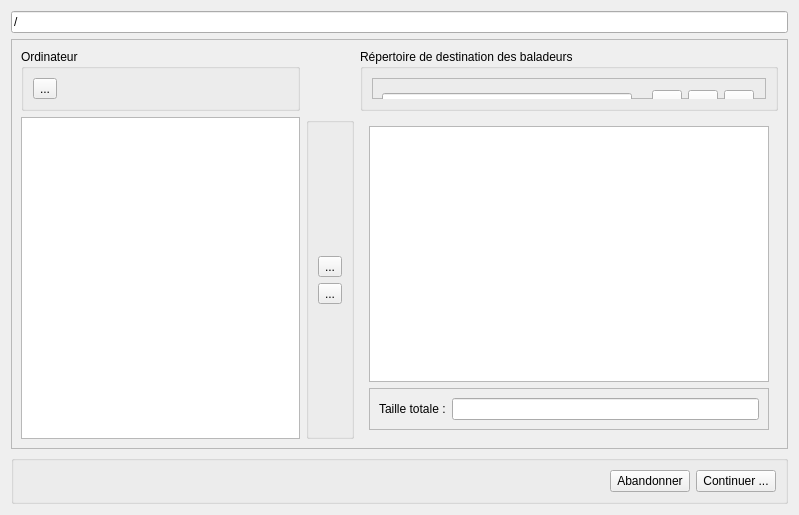
<?xml version="1.0" encoding="UTF-8"?>
<ui version="4.0">
 <class>Dialog</class>
 <widget class="QDialog" name="Dialog">
  <property name="geometry">
   <rect>
    <x>0</x>
    <y>0</y>
    <width>799</width>
    <height>515</height>
   </rect>
  </property>
  <property name="windowTitle">
   <string>Choix des fichiers à copier</string>
  </property>
  <property name="windowIcon">
   <iconset>
    <normaloff>images/scolasync.png</normaloff>images/scolasync.png</iconset>
  </property>
  <layout class="QVBoxLayout" name="verticalLayout_2">
   <item>
    <widget class="QLineEdit" name="lineEdit">
     <property name="text">
      <string>/</string>
     </property>
     <property name="readOnly">
      <bool>true</bool>
     </property>
    </widget>
   </item>
   <item>
    <widget class="QFrame" name="frame">
     <property name="frameShape">
      <enum>QFrame::StyledPanel</enum>
     </property>
     <property name="frameShadow">
      <enum>QFrame::Raised</enum>
     </property>
     <layout class="QGridLayout" name="gridLayout">
      <item row="0" column="0">
       <widget class="QGroupBox" name="groupBox_4">
        <property name="title">
         <string>Ordinateur</string>
        </property>
        <layout class="QVBoxLayout" name="verticalLayout">
         <item>
          <widget class="QToolButton" name="toolButton">
           <property name="toolTip">
            <string>Disque dur</string>
           </property>
           <property name="statusTip">
            <string>Disque dur</string>
           </property>
           <property name="text">
            <string>...</string>
           </property>
           <property name="icon">
            <iconset>
             <normaloff>images/icons32/devices/system.png</normaloff>images/icons32/devices/system.png</iconset>
           </property>
           <property name="iconSize">
            <size>
             <width>48</width>
             <height>48</height>
            </size>
           </property>
          </widget>
         </item>
        </layout>
       </widget>
      </item>
      <item row="0" column="1">
       <widget class="QLabel" name="label_2">
        <property name="text">
         <string/>
        </property>
       </widget>
      </item>
      <item row="0" column="2">
       <widget class="QGroupBox" name="groupBox_3">
        <property name="title">
         <string>Répertoire de destination des baladeurs</string>
        </property>
        <layout class="QHBoxLayout" name="horizontalLayout_4">
         <item>
          <widget class="QFrame" name="frame_3">
           <property name="frameShape">
            <enum>QFrame::StyledPanel</enum>
           </property>
           <property name="frameShadow">
            <enum>QFrame::Raised</enum>
           </property>
           <widget class="QLineEdit" name="travailEdit">
            <property name="geometry">
             <rect>
              <x>10</x>
              <y>15</y>
              <width>250</width>
              <height>25</height>
             </rect>
            </property>
            <property name="minimumSize">
             <size>
              <width>250</width>
              <height>0</height>
             </size>
            </property>
            <property name="acceptDrops">
             <bool>false</bool>
            </property>
            <property name="toolTip">
             <string>Répertoire de destination sur les baladeurs,&lt;br&gt;peut être modifié dans les préférences</string>
            </property>
            <property name="statusTip">
             <string>Répertoire de destination sur les baladeurs,&lt;br&gt;peut être modifié dans les préférences</string>
            </property>
            <property name="readOnly">
             <bool>false</bool>
            </property>
           </widget>
           <widget class="QToolButton" name="toolButton_2">
            <property name="geometry">
             <rect>
              <x>280</x>
              <y>12</y>
              <width>30</width>
              <height>32</height>
             </rect>
            </property>
            <property name="toolTip">
             <string>Baladeur</string>
            </property>
            <property name="statusTip">
             <string>Baladeur</string>
            </property>
            <property name="text">
             <string>...</string>
            </property>
            <property name="icon">
             <iconset>
              <normaloff>images/icons16/devices/multimedia-player.png</normaloff>images/icons16/devices/multimedia-player.png</iconset>
            </property>
           </widget>
           <widget class="QToolButton" name="toolButton_3">
            <property name="geometry">
             <rect>
              <x>316</x>
              <y>12</y>
              <width>30</width>
              <height>32</height>
             </rect>
            </property>
            <property name="toolTip">
             <string>Disque flash</string>
            </property>
            <property name="statusTip">
             <string>Disque flash</string>
            </property>
            <property name="text">
             <string>...</string>
            </property>
            <property name="icon">
             <iconset>
              <normaloff>images/icons16/devices/media-flash.png</normaloff>images/icons16/devices/media-flash.png</iconset>
            </property>
           </widget>
           <widget class="QToolButton" name="toolButton_4">
            <property name="geometry">
             <rect>
              <x>352</x>
              <y>12</y>
              <width>30</width>
              <height>32</height>
             </rect>
            </property>
            <property name="toolTip">
             <string>Cle USB</string>
            </property>
            <property name="statusTip">
             <string>Cle USB</string>
            </property>
            <property name="text">
             <string>...</string>
            </property>
            <property name="icon">
             <iconset>
              <normaloff>images/icons16/devices/usbpendrive_unmount.png</normaloff>images/icons16/devices/usbpendrive_unmount.png</iconset>
            </property>
           </widget>
          </widget>
         </item>
        </layout>
       </widget>
      </item>
      <item row="1" column="0">
       <widget class="QListView" name="listViewFrom">
        <property name="editTriggers">
         <set>QAbstractItemView::NoEditTriggers</set>
        </property>
        <property name="dragEnabled">
         <bool>true</bool>
        </property>
        <property name="dragDropMode">
         <enum>QAbstractItemView::DragOnly</enum>
        </property>
        <property name="alternatingRowColors">
         <bool>false</bool>
        </property>
        <property name="selectionMode">
         <enum>QAbstractItemView::SingleSelection</enum>
        </property>
        <property name="modelColumn">
         <number>0</number>
        </property>
       </widget>
      </item>
      <item row="1" column="2">
       <widget class="QWidget" name="widget" native="true">
        <layout class="QGridLayout" name="gridLayout_3">
         <item row="0" column="0">
          <widget class="QListView" name="listViewTo">
           <property name="sizePolicy">
            <sizepolicy hsizetype="Expanding" vsizetype="Expanding">
             <horstretch>0</horstretch>
             <verstretch>0</verstretch>
            </sizepolicy>
           </property>
           <property name="minimumSize">
            <size>
             <width>400</width>
             <height>0</height>
            </size>
           </property>
           <property name="editTriggers">
            <set>QAbstractItemView::NoEditTriggers</set>
           </property>
           <property name="dragEnabled">
            <bool>true</bool>
           </property>
           <property name="dragDropOverwriteMode">
            <bool>true</bool>
           </property>
           <property name="dragDropMode">
            <enum>QAbstractItemView::DragDrop</enum>
           </property>
           <property name="defaultDropAction">
            <enum>Qt::CopyAction</enum>
           </property>
           <property name="selectionMode">
            <enum>QAbstractItemView::SingleSelection</enum>
           </property>
          </widget>
         </item>
         <item row="1" column="0">
          <widget class="QFrame" name="frame_2">
           <property name="frameShape">
            <enum>QFrame::StyledPanel</enum>
           </property>
           <property name="frameShadow">
            <enum>QFrame::Raised</enum>
           </property>
           <layout class="QHBoxLayout" name="horizontalLayout_2">
            <item>
             <widget class="QLabel" name="label_4">
              <property name="text">
               <string>Taille totale :</string>
              </property>
             </widget>
            </item>
            <item>
             <widget class="QLineEdit" name="lineEdit_size"/>
            </item>
           </layout>
          </widget>
         </item>
        </layout>
       </widget>
      </item>
      <item row="1" column="1">
       <widget class="QGroupBox" name="groupBox">
        <property name="title">
         <string/>
        </property>
        <layout class="QVBoxLayout" name="verticalLayout_3">
         <item>
          <spacer name="verticalSpacer">
           <property name="orientation">
            <enum>Qt::Vertical</enum>
           </property>
           <property name="sizeHint" stdset="0">
            <size>
             <width>20</width>
             <height>40</height>
            </size>
           </property>
          </spacer>
         </item>
         <item>
          <widget class="QToolButton" name="selectButton">
           <property name="toolTip">
            <string>Ajouter a la liste</string>
           </property>
           <property name="statusTip">
            <string>Ajouter a la liste</string>
           </property>
           <property name="text">
            <string>...</string>
           </property>
           <property name="icon">
            <iconset>
             <normaloff>images/icons32/actions/next.png</normaloff>images/icons32/actions/next.png</iconset>
           </property>
           <property name="iconSize">
            <size>
             <width>48</width>
             <height>48</height>
            </size>
           </property>
          </widget>
         </item>
         <item>
          <widget class="QToolButton" name="removeButton">
           <property name="toolTip">
            <string>Retirer de la liste</string>
           </property>
           <property name="statusTip">
            <string>Retirer de la liste</string>
           </property>
           <property name="text">
            <string>...</string>
           </property>
           <property name="icon">
            <iconset>
             <normaloff>images/icons16/actions/previous.png</normaloff>images/icons16/actions/previous.png</iconset>
           </property>
          </widget>
         </item>
         <item>
          <spacer name="verticalSpacer_2">
           <property name="orientation">
            <enum>Qt::Vertical</enum>
           </property>
           <property name="sizeHint" stdset="0">
            <size>
             <width>20</width>
             <height>40</height>
            </size>
           </property>
          </spacer>
         </item>
        </layout>
       </widget>
      </item>
     </layout>
    </widget>
   </item>
   <item>
    <widget class="QGroupBox" name="groupBox_2">
     <property name="title">
      <string/>
     </property>
     <layout class="QHBoxLayout" name="horizontalLayout">
      <item>
       <spacer name="horizontalSpacer">
        <property name="orientation">
         <enum>Qt::Horizontal</enum>
        </property>
        <property name="sizeHint" stdset="0">
         <size>
          <width>171</width>
          <height>20</height>
         </size>
        </property>
       </spacer>
      </item>
      <item>
       <widget class="QPushButton" name="cancelButton">
        <property name="text">
         <string>Abandonner</string>
        </property>
        <property name="autoDefault">
         <bool>false</bool>
        </property>
       </widget>
      </item>
      <item>
       <widget class="QPushButton" name="continueButton">
        <property name="text">
         <string>Continuer ...</string>
        </property>
        <property name="autoDefault">
         <bool>false</bool>
        </property>
       </widget>
      </item>
     </layout>
    </widget>
   </item>
  </layout>
 </widget>
 <resources/>
 <connections/>
</ui>
